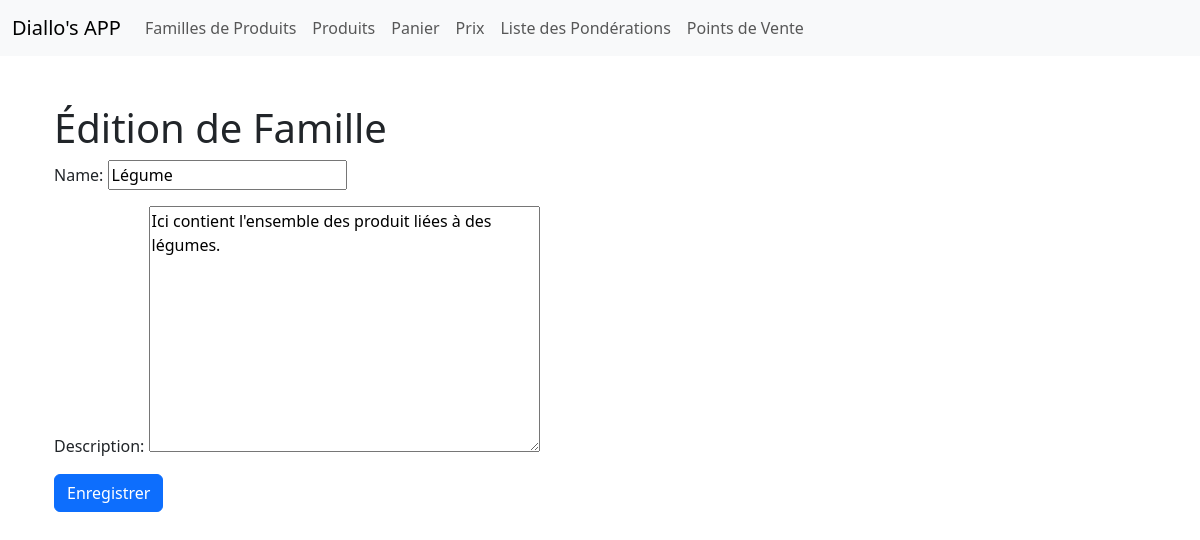
The app's page /family/3/edit/ with its own data.
### gestion_produits/models.py (models this page shows, shortened)
class Family(models.Model):
    name = models.CharField(max_length=100)
    description = models.TextField(blank=True, null=True)  # Champ de description facultatif

### gestion_produits/views.py (the view)
# urls.py: path('family/<int:pk>/edit/', views.family_edit, name='family_edit'),
def family_edit(request, pk):
    family = get_object_or_404(Family, pk=pk)
    if request.method == "POST":
        form = FamilyForm(request.POST, instance=family)
        if form.is_valid():
            family = form.save(commit=False)
            family.save()
            return redirect('family_detail', pk=family.pk)
    else:
        form = FamilyForm(instance=family)
    return render(request, 'family_edit.html', {'form': form})

### gestion_produits/forms.py
class FamilyForm(forms.ModelForm):
    class Meta:
        model = Family
        fields = ['name','description']

### gestion_produits/templates/family_edit.html (shortened to what this page needs)
{% extends 'base.html' %}
{% block content %}
<div class="container mt-5">
    <h1>Édition de Famille</h1>
    <form method="post">
        {{ form.as_p }}
        <button type="submit" class="btn btn-primary">Enregistrer</button>
    </form>
</div>
{% endblock %}

### records on screen
Family: name "Légume", description "Ici contient l'ensemble des produit liées à des légumes."
